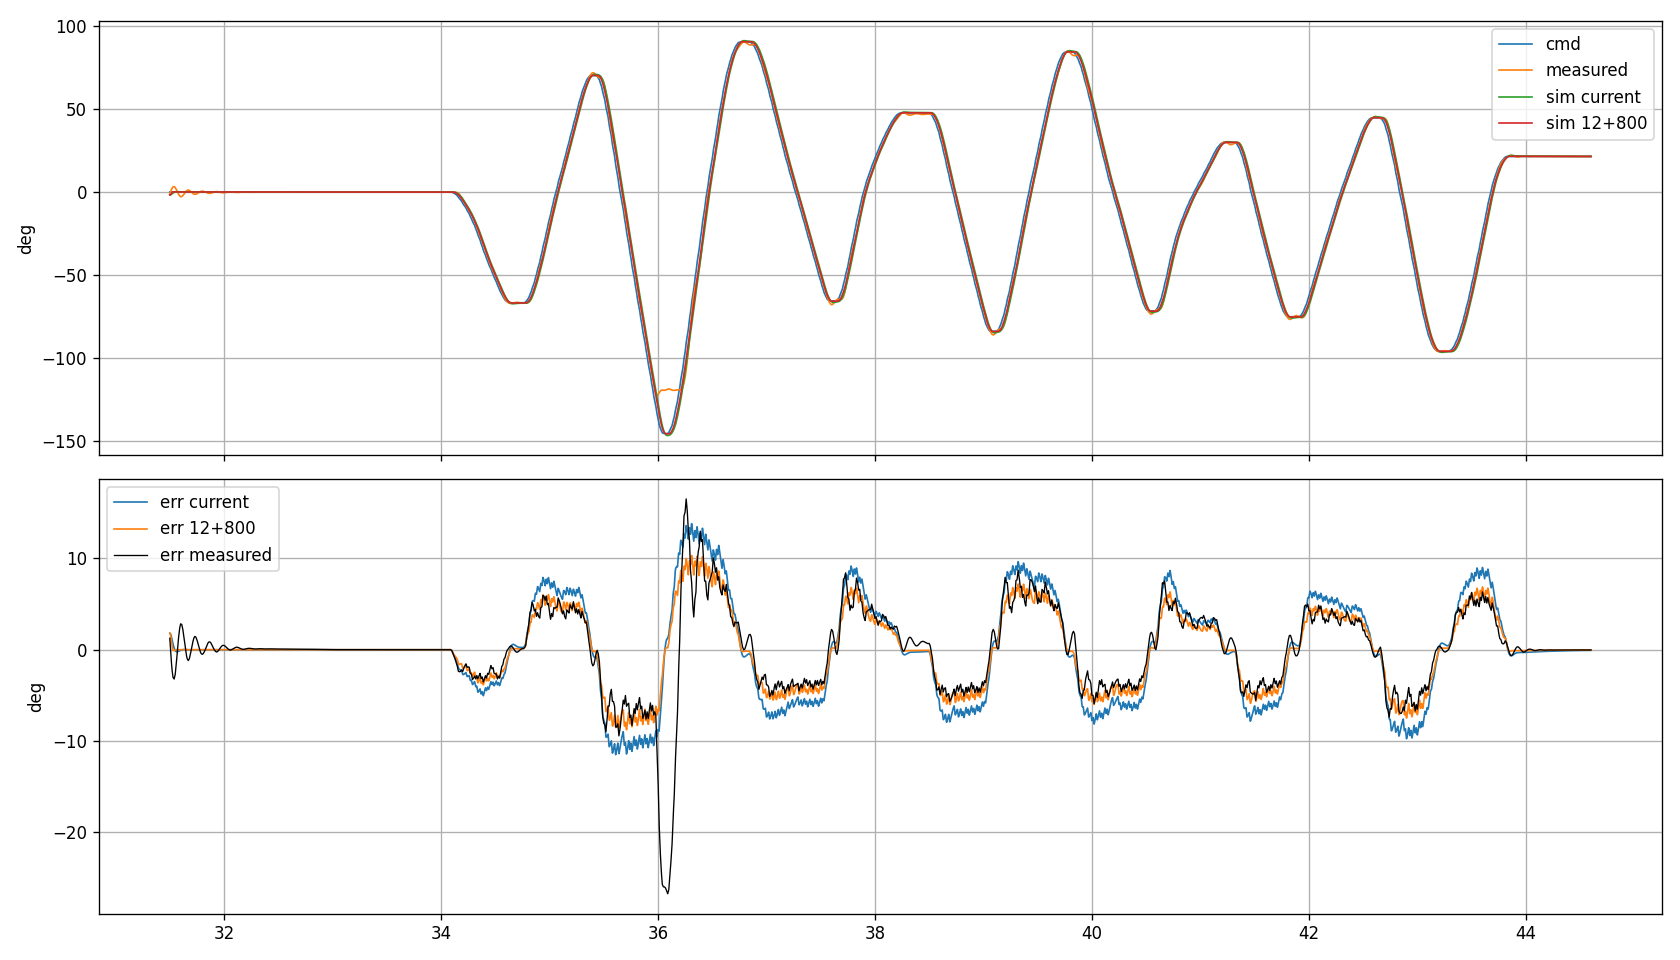

The Python source for this figure:
# -*- coding: utf-8 -*-
"""Validate the grey-box model against the measured run, then predict candidates."""
import numpy as np
import pandas as pd
import matplotlib
matplotlib.use("Agg")
import matplotlib.pyplot as plt

PATH = r"G:\RM\00Sentry\采集数据\26.10.23 yaw跟随数据1.csv"
df = pd.read_csv(PATH)
y_meas = df["I0"].to_numpy(float)
u_meas = df["I1"].to_numpy(float)
fs = 100.0
t_log = np.arange(len(y_meas))/fs

H = 0.002
t = np.arange(31.5, 44.6, H)
u = u_meas[np.minimum((t*fs).astype(int), len(u_meas)-1)]

def simulate(kp_p=9.0, kp_s=400.0, ki_s=2.0, maxout_s=20000.0, max_i=1600.0,
             tau_m=0.09, K=320/30000, tau_f=1/(2*np.pi*47), delay=1,
             y0=-1.8, w0=0.0, i0=0.0, ff=0.0, dead=0.0):
    n=len(t); y=np.zeros(n); w=np.zeros(n); v=np.zeros(n)
    y[0]=y0; w[0]=w0
    i=i0; wf=w0; last_u=u[0]
    vbuf=np.zeros(delay+1)
    for k in range(1,n):
        e=u[k]-y[k-1]
        p=kp_p*e + ff*(u[k]-last_u)
        last_u=u[k]
        wcmd=np.clip(p,-150,150)
        ev=wcmd-wf
        i+=ev
        iout=np.clip(ki_s*i,-max_i,max_i)
        vv=np.clip(kp_s*ev+iout,-maxout_s,maxout_s)
        v[k]=vv
        vbuf=np.roll(vbuf,1); vbuf[0]=vv
        vd=vbuf[delay]
        w[k]=w[k-1]+H/tau_m*(-w[k-1]+K*vd)
        wf=wf+H/tau_f*(w[k]-wf)
        y[k]=y[k-1]+6*w[k]*H
    return y,w,v

ym=np.interp(t,t_log,y_meas)
um=np.interp(t,t_log,u_meas)
cases=[("current",dict()),
       ("12+400",dict(kp_p=12)),
       ("12+800",dict(kp_p=12,kp_s=800,ki_s=3,maxout_s=30000)),
       ("15+800",dict(kp_p=15,kp_s=800,ki_s=3,maxout_s=30000)),
       ("12+800+ff40",dict(kp_p=12,kp_s=800,ki_s=3,maxout_s=30000,ff=40)),
       ("9+800+ff60",dict(kp_p=9,kp_s=800,ki_s=3,maxout_s=30000,ff=60))]
print(f"{'case':16s} {'rms(34-44)':>11s} {'max|e|':>8s} {'err_rms':>8s} {'v_sat%':>7s}")
for name,kw in cases:
    y,w,v=simulate(**kw)
    e=um-y
    sel=(t>34)&(t<44.4)
    print(f"{name:16s} {np.sqrt(np.mean(e[sel]**2)):11.2f} {np.max(np.abs(e[sel])):8.2f} {np.sqrt(np.mean((um[sel]-ym[sel])**2)):8.2f} {100*np.mean(np.abs(v[sel])>=0.999*kw.get('maxout_s',20000)):7.1f}")

# plot measured vs current and 12+800
fig,axs=plt.subplots(2,1,figsize=(14,8),sharex=True)
axs[0].plot(t,um,lw=1.0,label='cmd')
axs[0].plot(t,ym,lw=1.0,label='measured')
for name,kw in [("current",dict()),("12+800",dict(kp_p=12,kp_s=800,ki_s=3,maxout_s=30000))]:
    y,w,v=simulate(**kw); axs[0].plot(t,y,lw=1.0,label='sim '+name)
axs[0].legend(); axs[0].grid(True); axs[0].set_ylabel('deg')
for name,kw in [("current",dict()),("12+800",dict(kp_p=12,kp_s=800,ki_s=3,maxout_s=30000))]:
    y,w,v=simulate(**kw); axs[1].plot(t,um-y,lw=1.0,label='err '+name)
axs[1].plot(t,um-ym,lw=0.8,color='k',label='err measured')
axs[1].legend(); axs[1].grid(True); axs[1].set_ylabel('deg')
plt.tight_layout(); plt.savefig(r"G:\RM\00Sentry\Sentry-MDK\.analysis_yaw\validate.png",dpi=120)
